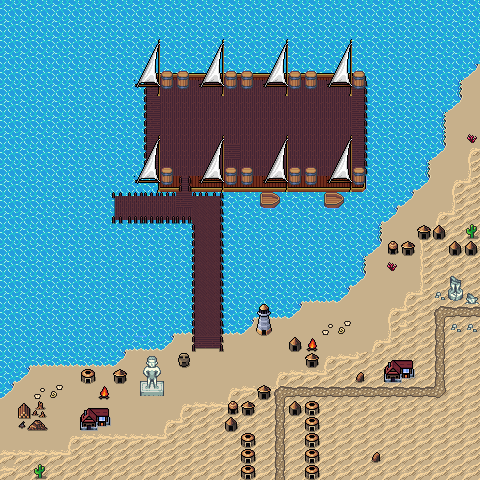

Below is a game level as drawn by its tile map, then a one-line description and the .tmx that defines it (tile-layer data replaced by summaries):
An orthogonal 30x30 tile map with 16x16 px tiles, 4 tile layers (Collision, Background, Walls, Clutter), 5 tilesets and 48 objects.

<map version="1.10" tiledversion="1.11.2" orientation="orthogonal" renderorder="right-down" width="30" height="30" tilewidth="16" tileheight="16" infinite="0" nextlayerid="8" nextobjectid="120">
 <editorsettings>
  <export target="wastetown..tmx" format="tmx" />
 </editorsettings>
 <properties>
  <property name="dungeonEffect" value="{&quot;startBattleWithCard&quot;: [ &quot;Weatherlight&quot; ]}" />
 </properties>
 <tileset firstgid="1" source="../../../../common/maps/tileset/main.tsx" />
 <tileset firstgid="10113" source="../../../../common/maps/tileset/buildings.tsx" />
 <tileset firstgid="11905" name="dungeon large" tilewidth="16" tileheight="16" tilecount="16384" columns="128">
  <image source="../../../../common/maps/tileset/dungeon/dungeon_bis.png" width="2048" height="2048" />
 </tileset>
 <tileset firstgid="28289" source="../../../../common/maps/tileset/main-nocollide.tsx" />
 <tileset firstgid="38401" source="../../../../common/maps/tileset/dungeon/dungeon_bis.tsx" />
 <layer id="6" name="Collision" width="30" height="30">
  <data>[900 cells, 62 non-empty, 2 distinct tile ids]</data>
 </layer>
 <layer id="1" name="Background" width="30" height="30">
  <data>[900 cells, 900 non-empty, 14 distinct tile ids]</data>
 </layer>
 <layer id="2" name="Walls" width="30" height="30">
  <data>[900 cells, 577 non-empty, 30 distinct tile ids]</data>
 </layer>
 <layer id="3" name="Clutter" width="30" height="30">
  <properties>
   <property name="spriteLayer" type="bool" value="true" />
  </properties>
  <data>[900 cells, 314 non-empty, 73 distinct tile ids]</data>
 </layer>
 <objectgroup id="4" name="Objects">
  <object id="38" template="../../../../common/maps/obj/entry_up.tx" x="269.5" y="479.417" width="21.25" height="34">
   <properties>
    <property name="direction" value="up" />
    <property name="teleport" value="" />
   </properties>
  </object>
  <object id="52" template="../../../../common/maps/obj/gold.tx" x="252.333" y="96.333" />
  <object id="54" template="../../../../common/maps/obj/enemy.tx" x="176.334" y="135.916">
   <properties>
    <property name="defeatDialog">[
   {
   "action": [
      {"advanceMapFlag":"enemiesDefeated"},
      {"deleteMapObject": -1}
    ]
   }
]</property>
    <property name="enemy" value="Raff" />
    <property name="speedModifier" type="float" value="20" />
    <property name="threatRange" type="int" value="30" />
   </properties>
  </object>
  <object id="55" template="../../../../common/maps/obj/enemy.tx" x="175.833" y="214.834">
   <properties>
    <property name="defeatDialog">[
   {
   "action": [
      {"advanceMapFlag":"enemiesDefeated"},
      {"deleteMapObject": -1}
    ]
   }
]</property>
    <property name="enemy" value="Arvad" />
    <property name="speedModifier" type="float" value="20" />
    <property name="threatRange" type="int" value="40" />
   </properties>
  </object>
  <object id="69" template="../../../../common/maps/obj/collision.tx" x="-0.5" y="480.5" width="481" height="16" />
  <object id="70" template="../../../../common/maps/obj/collision.tx" x="0" y="-17.5" width="481" height="16" />
  <object id="71" template="../../../../common/maps/obj/collision.tx" x="481" y="-19.5415" width="16" height="516.083" />
  <object id="72" template="../../../../common/maps/obj/collision.tx" x="-16" y="-19.5415" width="16" height="516.083" />
  <object id="76" template="../../../../common/maps/obj/manashards.tx" x="190" y="101.333" />
  <object id="79" template="../../../../common/maps/obj/enemy.tx" x="312" y="133.5">
   <properties>
    <property name="defeatDialog">[
   {
   "action": [
      {"advanceMapFlag":"enemiesDefeated"},
      {"deleteMapObject": -1}
    ]
   }
]</property>
    <property name="effect">{ "startBattleWithCard": [ "Jhoira's Familiar", "Jhoira's Timebug|TSP"]
}</property>
    <property name="enemy" value="Jhoira" />
    <property name="speedModifier" type="float" value="30" />
    <property name="threatRange" type="int" value="50" />
   </properties>
  </object>
  <object id="80" template="../../../../common/maps/obj/enemy.tx" x="199.333" y="334.667">
   <properties>
    <property name="defeatDialog">[
   {
   "action": [
      {"advanceMapFlag":"enemiesDefeated"},
      {"deleteMapObject": -1}
    ]
   }
]</property>
    <property name="enemy" value="Shanna" />
    <property name="threatRange" type="int" value="0" />
   </properties>
  </object>
  <object id="81" template="../../../../common/maps/obj/enemy.tx" x="250" y="155">
   <properties>
    <property name="defeatDialog">[
   {
   "action": [
      {"advanceMapFlag":"enemiesDefeated"},
      {"deleteMapObject": -1}
    ]
   }
]</property>
    <property name="enemy" value="Slimefoot" />
    <property name="speedModifier" type="float" value="20" />
    <property name="threatRange" type="int" value="30" />
   </properties>
  </object>
  <object id="82" template="../../../../common/maps/obj/gold.tx" x="317" y="96.5" />
  <object id="83" template="../../../../common/maps/obj/enemy.tx" x="249.5" y="124">
   <properties>
    <property name="defeatDialog">[
   {
   "action": [
      {"advanceMapFlag":"enemiesDefeated"},
      {"deleteMapObject": -1}
    ]
   }
]</property>
    <property name="enemy" value="Tiana" />
    <property name="speedModifier" type="float" value="20" />
    <property name="threatRange" type="int" value="30" />
   </properties>
  </object>
  <object id="84" template="../../../../common/maps/obj/booster.tx" x="348.818" y="111.136">
   <properties>
    <property name="reward">[
  {
    "editions": [ "DOM" ],
    "type": "card",
    "count": 10,
    "rarity": [ "Common" ]
  },
  {
    "editions": [ "DOM" ],
    "type": "card",
    "count": 3,
    "rarity": [ "Uncommon" ]
  },
  {
    "editions": [ "DOM" ],
    "type": "card",
    "count": 1,
    "rarity": [ "Rare", "Mythic Rare" ]
  }
]
</property>
   </properties>
  </object>
  <object id="86" template="../../../../common/maps/obj/scroll.tx" x="118.5" y="214">
   <properties>
    <property name="reward" value="[ { &quot;type&quot;: &quot;card&quot;, &quot;cardName&quot;: &quot;Board the Weatherlight&quot;, &quot;editions&quot;: [ &quot;DOM&quot; ], &quot;count&quot;: 1 } ]" />
   </properties>
  </object>
  <object id="87" template="../../../../common/maps/obj/scroll.tx" x="144" y="415.333">
   <properties>
    <property name="reward" value="[ { &quot;type&quot;: &quot;card&quot;, &quot;cardName&quot;: &quot;Memorial to Glory&quot;, &quot;editions&quot;: [ &quot;DOM&quot; ], &quot;count&quot;: 1 } ]" />
   </properties>
  </object>
  <object id="88" template="../../../../common/maps/obj/scroll.tx" x="434.5" y="320">
   <properties>
    <property name="reward" value="[ { &quot;type&quot;: &quot;card&quot;, &quot;cardName&quot;: &quot;Memorial to Genius&quot;, &quot;editions&quot;: [ &quot;DOM&quot; ], &quot;count&quot;: 1 } ]" />
   </properties>
  </object>
  <object id="89" template="../../../../common/maps/obj/dialog.tx" x="272.896" y="407.323" width="16" height="16.1335" rotation="0" visible="1">
   <properties>
    <property name="dialog">[
{
   "text": "Ahead, at a seaside dock rather than its usual home in the sky, the proud Skyship Weatherlight can be seen. Its crew bustles about it, likely preparing for their next voyage. From what you recall, this seems to be the Weatherlight's newer design, indicating this version of the ship is from the near past rather than the distant past.",
   "options": [{
      "name": "(Continue)", "action": [{"deleteMapObject":-1}]}]
}
]</property>
   </properties>
  </object>
  <object id="90" template="../../../../common/maps/obj/collision.tx" x="383" y="238.5" width="32.5" height="16" />
  <object id="91" template="../../../../common/maps/obj/collision.tx" x="416.75" y="225" width="32.5" height="16" />
  </objectgroup>
</map>
<!-- 27 of 48 objects omitted -->
